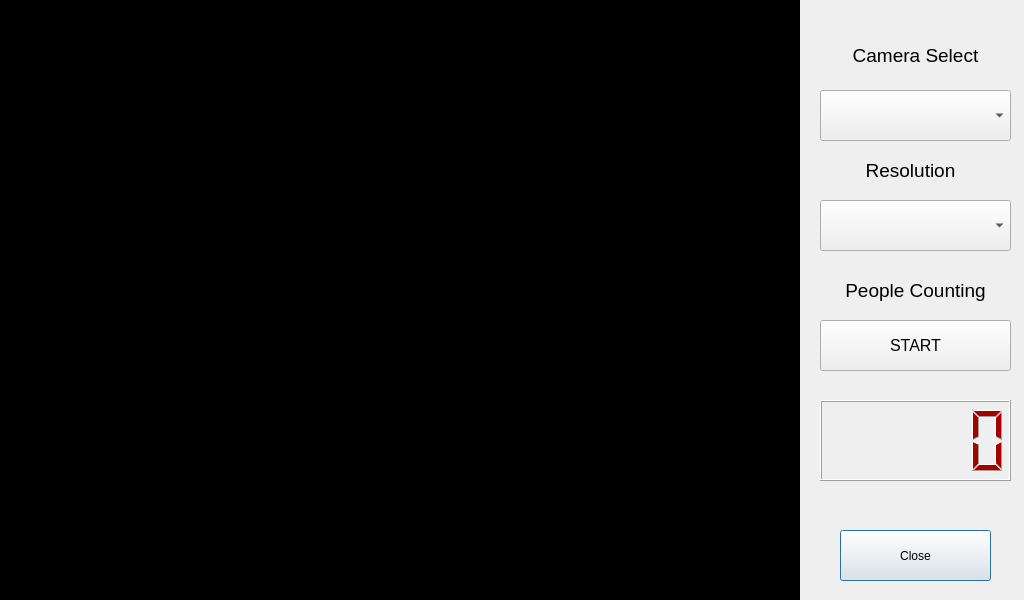
<?xml version="1.0" encoding="UTF-8"?>
<ui version="4.0">
 <class>Dialog_Cam</class>
 <widget class="QDialog" name="Dialog_Cam">
  <property name="geometry">
   <rect>
    <x>0</x>
    <y>0</y>
    <width>1024</width>
    <height>600</height>
   </rect>
  </property>
  <property name="windowTitle">
   <string>Dialog</string>
  </property>
  <widget class="QPushButton" name="pushButton_close">
   <property name="geometry">
    <rect>
     <x>840</x>
     <y>530</y>
     <width>151</width>
     <height>51</height>
    </rect>
   </property>
   <property name="text">
    <string>Close</string>
   </property>
  </widget>
  <widget class="QComboBox" name="comboBox_cam_select">
   <property name="geometry">
    <rect>
     <x>820</x>
     <y>90</y>
     <width>191</width>
     <height>51</height>
    </rect>
   </property>
   <property name="font">
    <font>
     <pointsize>15</pointsize>
    </font>
   </property>
  </widget>
  <widget class="QLabel" name="label_cam_select">
   <property name="geometry">
    <rect>
     <x>840</x>
     <y>30</y>
     <width>151</width>
     <height>51</height>
    </rect>
   </property>
   <property name="font">
    <font>
     <pointsize>14</pointsize>
    </font>
   </property>
   <property name="text">
    <string>Camera Select</string>
   </property>
   <property name="alignment">
    <set>Qt::AlignCenter</set>
   </property>
  </widget>
  <widget class="QComboBox" name="comboBox_resolution">
   <property name="geometry">
    <rect>
     <x>820</x>
     <y>200</y>
     <width>191</width>
     <height>51</height>
    </rect>
   </property>
   <property name="font">
    <font>
     <pointsize>15</pointsize>
    </font>
   </property>
  </widget>
  <widget class="QLabel" name="label_cam_resolution">
   <property name="geometry">
    <rect>
     <x>850</x>
     <y>150</y>
     <width>121</width>
     <height>41</height>
    </rect>
   </property>
   <property name="font">
    <font>
     <pointsize>14</pointsize>
    </font>
   </property>
   <property name="text">
    <string>Resolution</string>
   </property>
   <property name="alignment">
    <set>Qt::AlignCenter</set>
   </property>
  </widget>
  <widget class="QLCDNumber" name="lcdNumber_people_cnt">
   <property name="geometry">
    <rect>
     <x>820</x>
     <y>400</y>
     <width>191</width>
     <height>81</height>
    </rect>
   </property>
   <property name="styleSheet">
    <string notr="true">color: rgb(164, 0, 0);</string>
   </property>
  </widget>
  <widget class="QLabel" name="label_cam_image">
   <property name="geometry">
    <rect>
     <x>0</x>
     <y>0</y>
     <width>800</width>
     <height>600</height>
    </rect>
   </property>
   <property name="styleSheet">
    <string notr="true">background-color: rgb(0, 0, 0);</string>
   </property>
   <property name="text">
    <string/>
   </property>
   <property name="alignment">
    <set>Qt::AlignCenter</set>
   </property>
  </widget>
  <widget class="QPushButton" name="pushButton_people_cnt">
   <property name="geometry">
    <rect>
     <x>820</x>
     <y>320</y>
     <width>191</width>
     <height>51</height>
    </rect>
   </property>
   <property name="font">
    <font>
     <pointsize>12</pointsize>
    </font>
   </property>
   <property name="text">
    <string>START</string>
   </property>
  </widget>
  <widget class="QLabel" name="label_people_cnt">
   <property name="geometry">
    <rect>
     <x>840</x>
     <y>260</y>
     <width>151</width>
     <height>61</height>
    </rect>
   </property>
   <property name="font">
    <font>
     <pointsize>14</pointsize>
    </font>
   </property>
   <property name="text">
    <string>People Counting</string>
   </property>
   <property name="alignment">
    <set>Qt::AlignCenter</set>
   </property>
  </widget>
 </widget>
 <resources/>
 <connections/>
</ui>
